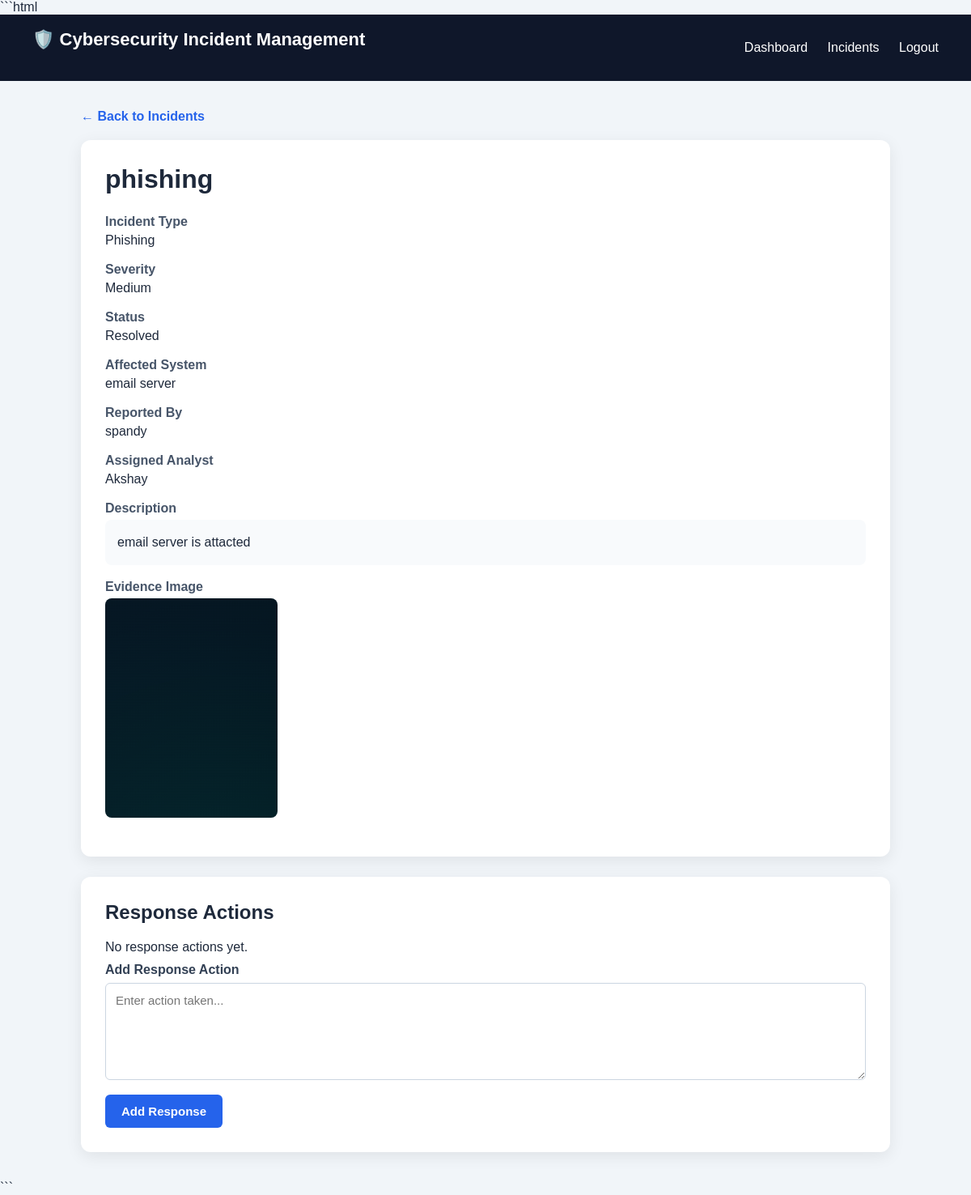
Screenshot of /incident/2 (signed in) with the database file from the repository.
### backend/app.py (models this page shows)
class Incident(db.Model):
    id = db.Column(
        db.Integer,
        primary_key=True
    )
    title = db.Column(
        db.String(200),
        nullable=False
    )
    incident_type = db.Column(
        db.String(100),
        nullable=False
    )
    description = db.Column(
        db.Text,
        nullable=False
    )
    severity = db.Column(
        db.String(20),
        nullable=False
    )
    status = db.Column(
        db.String(30),
        default="Reported"
    )
    affected_system = db.Column(
        db.String(200)
    )
    evidence_image = db.Column(
        db.String(255)
    )
    assigned_to = db.Column(
        db.String(100)
    )
    created_at = db.Column(
        db.DateTime,
        default=datetime.utcnow
    )
    updated_at = db.Column(
        db.DateTime,
        default=datetime.utcnow
    )
    reported_by = db.Column(
        db.Integer,
        db.ForeignKey("user.id"),
        nullable=False
    )
    responses = db.relationship(
        "Response",
        backref="incident",
        lazy=True,
        cascade="all, delete-orphan"
    )

class User(
    UserMixin,
    db.Model
):
    id = db.Column(
        db.Integer,
        primary_key=True
    )
    name = db.Column(
        db.String(100),
        nullable=False
    )
    email = db.Column(
        db.String(120),
        unique=True,
        nullable=False
    )
    password = db.Column(
        db.String(255),
        nullable=False
    )
    role = db.Column(
        db.String(20),
        default="user"
    )
    incidents = db.relationship(
        "Incident",
        backref="reporter",
        lazy=True
    )

### backend/app.py (the view, shortened to what this page needs)
@app.route(
    "/incident/<int:incident_id>"
)
@login_required
def incident_detail(
    incident_id
):
    incident = Incident.query.get_or_404(
        incident_id
    )
    analysts = User.query.filter_by(
        role="analyst"
    ).order_by(
        User.name
    ).all()
    return render_template(
        "incident_detail.html",
        incident=incident,
        analysts=analysts
    )

### backend/app.py (called while the page is built)
@login_manager.user_loader
def load_user(user_id):
    return User.query.get(
        int(user_id)
    )

### frontend/templates/incident_detail.html (shortened to what this page needs)
<!DOCTYPE html>
<html lang="en">
<head>
</head>
<body>
    <div class="navbar">
        <h2>🛡️ Cybersecurity Incident Management</h2>
        <div>
            <a href="{{ url_for('dashboard') }}">Dashboard</a>
            <a href="{{ url_for('incidents') }}">Incidents</a>
            <a href="{{ url_for('logout') }}">Logout</a>
        </div>
    </div>
    <div class="container">
        <a href="{{ url_for('incidents') }}" class="back">
            ← Back to Incidents
        </a>
        <div class="card">
            <h1>{{ incident.title }}</h1>
            <div class="detail">
                <strong>Incident Type</strong>
                <span>{{ incident.incident_type }}</span>
            </div>
            <div class="detail">
                <strong>Severity</strong>
                <span>{{ incident.severity }}</span>
            </div>
            <div class="detail">
                <strong>Status</strong>
                <span>{{ incident.status }}</span>
            </div>
            <div class="detail">
                <strong>Affected System</strong>
                <span>
                    {{ incident.affected_system or "Not specified" }}
                </span>
            </div>
            <div class="detail">
                <strong>Reported By</strong>
                <span>
                    {{ incident.reporter.name }}
                </span>
            </div>
            <div class="detail">
                <strong>Assigned Analyst</strong>
                <span>
                    {{ incident.assigned_to or "Not assigned" }}
                </span>
            </div>
            <div class="detail">
                <strong>Description</strong>
                <div class="description">
                    {{ incident.description }}
                </div>
            </div>
            {% if incident.evidence_image %}
                <div class="detail">
                    <strong>Evidence Image</strong>
                    <img
                        src="{{ url_for('static', filename='uploads/' + incident.evidence_image) }}"
                        style="max-width: 100%; border-radius: 8px;"
                    >
                </div>
            {% endif %}
        </div>
        <div class="card">
            <h2>Response Actions</h2>
            {% if incident.responses %}
                {% for response in incident.responses %}
                    <div class="response">
                        <strong>
                            {{ response.responder }}
                        </strong>
                        <br>
                        {{ response.action_taken }}
                        <br>
                        <small>
                            {{ response.created_at }}
                        </small>
                    </div>
                {% endfor %}
            {% else %}
                <p>No response actions yet.</p>
            {% endif %}
            {% if current_user.role == "admin"
                  or incident.reported_by == current_user.id %}
                <form
                    method="POST"
                    action="{{ url_for('add_response', incident_id=incident.id) }}"
                >
                    <label for="action_taken">
                        Add Response Action
                    </label>
                    <textarea
                        name="action_taken"
                        id="action_taken"
                        placeholder="Enter action taken..."
                        required
                    ></textarea>
                    <button
                        type="submit"
                        class="btn"
                    >
                        Add Response
                    </button>
                </form>
            {% endif %}
        </div>
    </div>
</body>
</html>

### frontend/templates/incident_detail.html (style rules this page uses)
* { box-sizing: border-box; margin: 0; padding: 0; font-family: Arial, sans-serif; }
body { background: #f1f5f9; min-height: 100vh; color: #1e293b; }
.navbar { background: #0f172a; color: white; padding: 18px 40px; display: flex; justify-content: space-between; align-items: center; }
.navbar h2 { font-size: 22px; }
.navbar a { color: white; text-decoration: none; margin-left: 20px; }
.container { width: 90%; max-width: 1000px; margin: 35px auto; }
.back { display: inline-block; margin-bottom: 20px; color: #2563eb; text-decoration: none; font-weight: bold; }
.card { background: white; border-radius: 12px; padding: 30px; margin-bottom: 25px; box-shadow: 0 5px 20px rgba(0,0,0,0.08); }
h1 { margin-bottom: 25px; }
h2 { margin-bottom: 20px; }
.detail { margin-bottom: 18px; }
.detail strong { display: block; margin-bottom: 5px; color: #475569; }
.detail span { font-size: 16px; }
.description { background: #f8fafc; padding: 15px; border-radius: 8px; line-height: 1.6; }
form { margin-top: 10px; }
label { display: block; margin-bottom: 7px; font-weight: bold; color: #334155; }
select, textarea { width: 100%; padding: 12px; border: 1px solid #cbd5e1; border-radius: 6px; margin-bottom: 18px; font-size: 15px; }
textarea { min-height: 120px; resize: vertical; }
.btn { background: #2563eb; color: white; border: none; padding: 12px 20px; border-radius: 6px; cursor: pointer; font-size: 15px; font-weight: bold; }

### rows the page displays
Incident: title "phishing", incident_type "Phishing", severity "Medium", status "Resolved", affected_system "email server", assigned_to "Akshay", description "email server is attacted", evidence_image (picture)
User: reporter.name "spandy"
